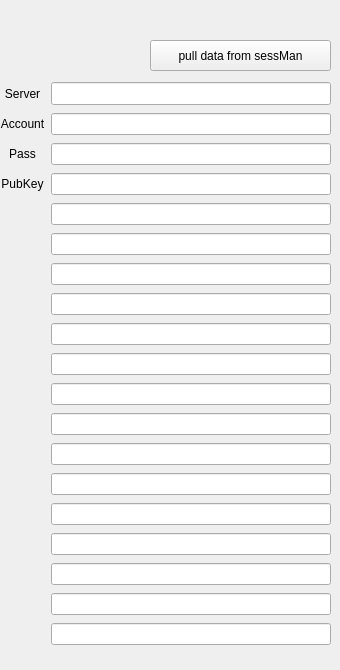
    <widget class="QWidget" name="tab_2">
     <attribute name="title">
      <string>sessMan data</string>
     </attribute>
     <widget class="QWidget" name="gridLayoutWidget_6">
      <property name="geometry">
       <rect>
        <x>0</x>
        <y>80</y>
        <width>331</width>
        <height>581</height>
       </rect>
      </property>
      <layout class="QGridLayout" name="gridLayout_6">
       <item row="13" column="1">
        <widget class="QLineEdit" name="lineEdit_sessDat1_10">
         <property name="font">
          <font>
           <pointsize>8</pointsize>
           <weight>50</weight>
           <bold>false</bold>
          </font>
         </property>
         <property name="maxLength">
          <number>2000</number>
         </property>
        </widget>
       </item>
       <item row="17" column="1">
        <widget class="QLineEdit" name="lineEdit_sessDat1_14">
         <property name="font">
          <font>
           <pointsize>8</pointsize>
           <weight>50</weight>
           <bold>false</bold>
          </font>
         </property>
         <property name="maxLength">
          <number>2000</number>
         </property>
        </widget>
       </item>
       <item row="4" column="1">
        <widget class="QLineEdit" name="lineEdit_sessDat1">
         <property name="font">
          <font>
           <pointsize>8</pointsize>
           <weight>50</weight>
           <bold>false</bold>
          </font>
         </property>
         <property name="maxLength">
          <number>2000</number>
         </property>
        </widget>
       </item>
       <item row="9" column="1">
        <widget class="QLineEdit" name="lineEdit_sessDat1_6">
         <property name="font">
          <font>
           <pointsize>8</pointsize>
           <weight>50</weight>
           <bold>false</bold>
          </font>
         </property>
         <property name="maxLength">
          <number>2000</number>
         </property>
        </widget>
       </item>
       <item row="0" column="0">
        <widget class="QLabel" name="label_NXTServer">
         <property name="text">
          <string>Server</string>
         </property>
         <property name="alignment">
          <set>Qt::AlignCenter</set>
         </property>
        </widget>
       </item>
       <item row="2" column="1">
        <widget class="QLineEdit" name="lineEdit_passPhr7">
         <property name="font">
          <font>
           <pointsize>8</pointsize>
           <weight>50</weight>
           <bold>false</bold>
          </font>
         </property>
         <property name="maxLength">
          <number>200</number>
         </property>
         <property name="echoMode">
          <enum>QLineEdit::Password</enum>
         </property>
        </widget>
       </item>
       <item row="1" column="1">
        <widget class="QLineEdit" name="lineEdit_account1">
         <property name="font">
          <font>
           <pointsize>8</pointsize>
           <weight>50</weight>
           <bold>false</bold>
          </font>
         </property>
         <property name="maxLength">
          <number>200</number>
         </property>
        </widget>
       </item>
       <item row="1" column="0">
        <widget class="QLabel" name="label_NXTServer_2">
         <property name="text">
          <string>Account</string>
         </property>
         <property name="alignment">
          <set>Qt::AlignCenter</set>
         </property>
        </widget>
       </item>
       <item row="2" column="0">
        <widget class="QLabel" name="label_passPhrase">
         <property name="text">
          <string>Pass</string>
         </property>
         <property name="alignment">
          <set>Qt::AlignCenter</set>
         </property>
        </widget>
       </item>
       <item row="3" column="0">
        <widget class="QLabel" name="label_pubKey">
         <property name="text">
          <string>PubKey</string>
         </property>
         <property name="alignment">
          <set>Qt::AlignCenter</set>
         </property>
        </widget>
       </item>
       <item row="3" column="1">
        <widget class="QLineEdit" name="lineEdit_publicKey1">
         <property name="font">
          <font>
           <pointsize>8</pointsize>
           <weight>50</weight>
           <bold>false</bold>
          </font>
         </property>
         <property name="maxLength">
          <number>2000</number>
         </property>
        </widget>
       </item>
       <item row="0" column="1">
        <widget class="QLineEdit" name="lineEdit_nxtServer1">
         <property name="font">
          <font>
           <pointsize>10</pointsize>
           <weight>50</weight>
           <bold>false</bold>
          </font>
         </property>
         <property name="maxLength">
          <number>200</number>
         </property>
        </widget>
       </item>
       <item row="7" column="1">
        <widget class="QLineEdit" name="lineEdit_sessDat1_4">
         <property name="font">
          <font>
           <pointsize>8</pointsize>
           <weight>50</weight>
           <bold>false</bold>
          </font>
         </property>
         <property name="maxLength">
          <number>2000</number>
         </property>
        </widget>
       </item>
       <item row="11" column="1">
        <widget class="QLineEdit" name="lineEdit_sessDat1_8">
         <property name="font">
          <font>
           <pointsize>8</pointsize>
           <weight>50</weight>
           <bold>false</bold>
          </font>
         </property>
         <property name="maxLength">
          <number>2000</number>
         </property>
        </widget>
       </item>
       <item row="15" column="1">
        <widget class="QLineEdit" name="lineEdit_sessDat1_12">
         <property name="font">
          <font>
           <pointsize>8</pointsize>
           <weight>50</weight>
           <bold>false</bold>
          </font>
         </property>
         <property name="maxLength">
          <number>2000</number>
         </property>
        </widget>
       </item>
       <item row="5" column="1">
        <widget class="QLineEdit" name="lineEdit_sessDat1_2">
         <property name="font">
          <font>
           <pointsize>8</pointsize>
           <weight>50</weight>
           <bold>false</bold>
          </font>
         </property>
         <property name="maxLength">
          <number>2000</number>
         </property>
        </widget>
       </item>
       <item row="16" column="1">
        <widget class="QLineEdit" name="lineEdit_sessDat1_13">
         <property name="font">
          <font>
           <pointsize>8</pointsize>
           <weight>50</weight>
           <bold>false</bold>
          </font>
         </property>
         <property name="maxLength">
          <number>2000</number>
         </property>
        </widget>
       </item>
       <item row="10" column="1">
        <widget class="QLineEdit" name="lineEdit_sessDat1_7">
         <property name="font">
          <font>
           <pointsize>8</pointsize>
           <weight>50</weight>
           <bold>false</bold>
          </font>
         </property>
         <property name="maxLength">
          <number>2000</number>
         </property>
        </widget>
       </item>
       <item row="12" column="1">
        <widget class="QLineEdit" name="lineEdit_sessDat1_9">
         <property name="font">
          <font>
           <pointsize>8</pointsize>
           <weight>50</weight>
           <bold>false</bold>
          </font>
         </property>
         <property name="maxLength">
          <number>2000</number>
         </property>
        </widget>
       </item>
       <item row="14" column="1">
        <widget class="QLineEdit" name="lineEdit_sessDat1_11">
         <property name="font">
          <font>
           <pointsize>8</pointsize>
           <weight>50</weight>
           <bold>false</bold>
          </font>
         </property>
         <property name="maxLength">
          <number>2000</number>
         </property>
        </widget>
       </item>
       <item row="6" column="1">
        <widget class="QLineEdit" name="lineEdit_sessDat1_3">
         <property name="font">
          <font>
           <pointsize>8</pointsize>
           <weight>50</weight>
           <bold>false</bold>
          </font>
         </property>
         <property name="maxLength">
          <number>2000</number>
         </property>
        </widget>
       </item>
       <item row="8" column="1">
        <widget class="QLineEdit" name="lineEdit_sessDat1_5">
         <property name="font">
          <font>
           <pointsize>8</pointsize>
           <weight>50</weight>
           <bold>false</bold>
          </font>
         </property>
         <property name="maxLength">
          <number>2000</number>
         </property>
        </widget>
       </item>
       <item row="18" column="1">
        <widget class="QLineEdit" name="lineEdit_sessDat1_15">
         <property name="font">
          <font>
           <pointsize>8</pointsize>
           <weight>50</weight>
           <bold>false</bold>
          </font>
         </property>
         <property name="maxLength">
          <number>2000</number>
         </property>
        </widget>
       </item>
      </layout>
     </widget>
     <widget class="QPushButton" name="pb_pullData1">
      <property name="geometry">
       <rect>
        <x>150</x>
        <y>40</y>
        <width>181</width>
        <height>31</height>
       </rect>
      </property>
      <property name="text">
       <string>pull data from sessMan</string>
      </property>
     </widget>
    </widget>
